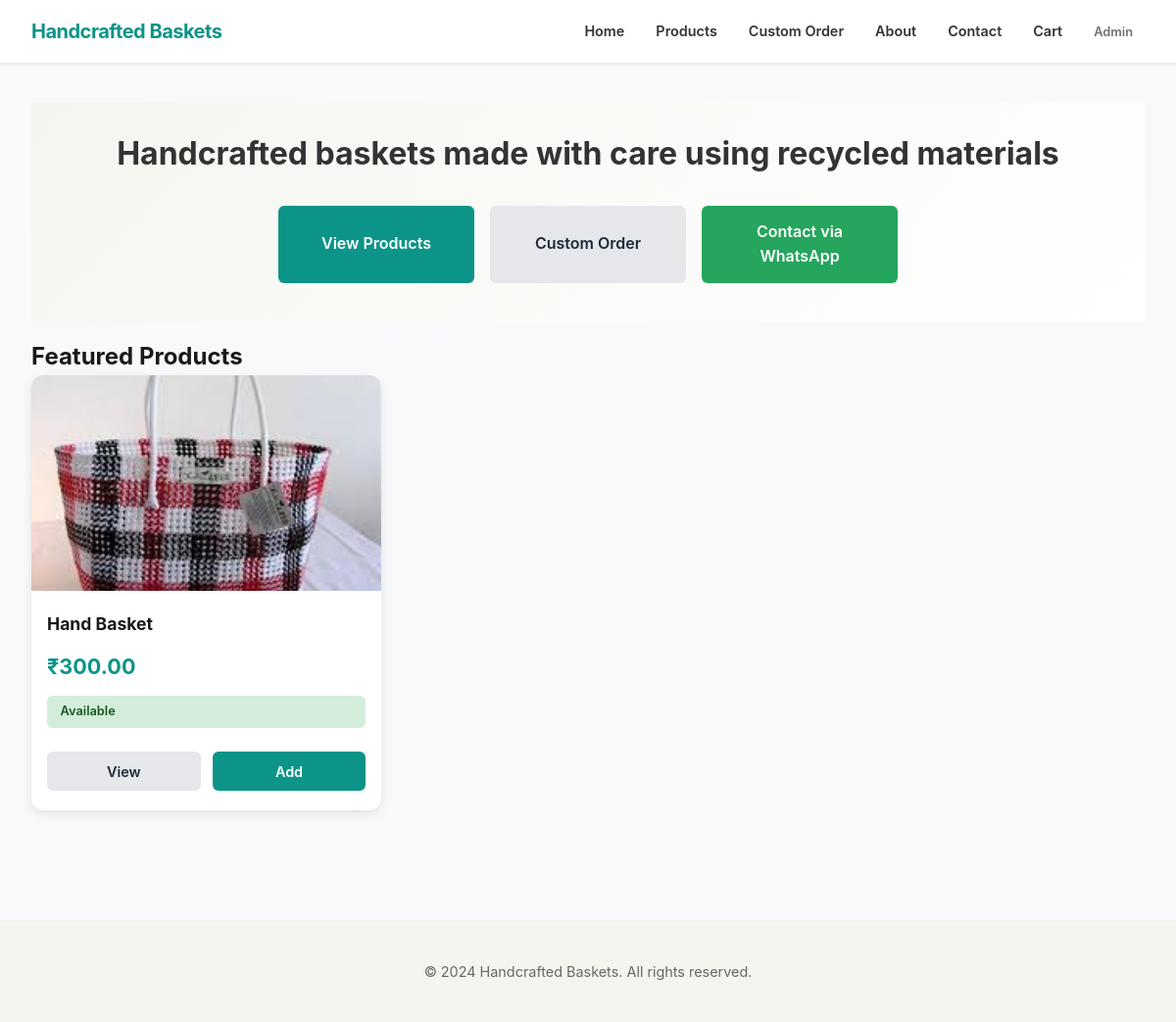
The page / on the database its author committed.
### models.py (models this page shows)
class Product(db.Model):
    id = db.Column(db.Integer, primary_key=True)
    name = db.Column(db.String(100), nullable=False)
    description = db.Column(db.Text, nullable=False)
    price = db.Column(db.Float, nullable=False)
    image = db.Column(db.String(200), nullable=True)
    availability = db.Column(db.String(20), nullable=False, default='available')  # available, out_of_stock, made_to_order
    size = db.Column(db.String(50), nullable=True)
    color = db.Column(db.String(50), nullable=True)

### app.py (the view)
@app.route('/')
def home():
    products = Product.query.filter_by(availability='available').limit(4).all()
    whatsapp_number = get_whatsapp_number()
    return render_template('home.html', products=products, whatsapp_number=whatsapp_number)

### app.py (called while the page is built)
def get_whatsapp_number():
    settings = Settings.query.first()
    if settings:
        return settings.whatsapp_number
    return os.getenv('WHATSAPP_NUMBER', WHATSAPP_NUMBER)

### templates/home.html (shortened to what this page needs)
{% extends "base.html" %}
{% block content %}
<section class="hero">
    <div class="hero-content">
        <h1>Handcrafted baskets made with care using recycled materials</h1>
        <div class="hero-buttons">
            <a href="{{ url_for('products') }}" class="btn primary">View Products</a>
            <a href="{{ url_for('custom_order') }}" class="btn secondary">Custom Order</a>
            <a href="https://wa.me/{{ whatsapp_number }}" class="btn whatsapp">Contact via WhatsApp</a>
        </div>
    </div>
</section>
<section class="featured-products">
    <h2>Featured Products</h2>
    <div class="product-grid">
        {% for product in products %}
        <div class="product-card">
            {% if product.image %}
            <img src="{{ url_for('uploaded_file', filename=product.image) }}" alt="{{ product.name }}">
            {% endif %}
            <div class="product-info">
                <h3>{{ product.name }}</h3>
                <p class="price">₹{{ "%.2f"|format(product.price) }}</p>
                <span class="availability {{ product.availability }}">{{ product.availability.replace('_', ' ').title() }}</span>
                <div class="product-actions">
                    <a href="{{ url_for('product_detail', id=product.id) }}" class="btn small secondary">View</a>
                    <a href="{{ url_for('add_to_cart', id=product.id) }}" class="btn small">Add</a>
                </div>
            </div>
        </div>
        {% endfor %}
    </div>
</section>
{% endblock %}

### static/style.css (style rules this page uses)
* { box-sizing: border-box; margin: 0; padding: 0; }
body { font-family: -apple-system, BlinkMacSystemFont, 'Segoe UI', Arial, sans-serif; line-height: 1.6; color: #1a1a1a; background-color: #f8f9fa; font-size: 16px; -webkit-font-smoothing: antialiased; }
html, body { height: 100%; }
.btn { display: inline-block; padding: 0.875rem 1.5rem; background-color: #0d9488; color: #fff; text-decoration: none; border-radius: 6px; font-size: 1rem; font-weight: 600; text-align: center; border: none; cursor: pointer; margin: 0.5rem 0; transition: background-color 0.2s, transform 0.1s; -webkit-user-select: none; user-select: none; min-height: 44px; display: flex; align-items: center; justify-content: center; tap-highlight-color: transparent; }
.btn.primary { background-color: #0d9488; }
.btn.secondary { background-color: #e5e7eb; color: #1f2937; }
.btn.whatsapp { background-color: #25a55d; color: #fff; }
.btn.small { padding: 0.5rem 1rem; font-size: 0.9rem; min-height: 40px; }
.hero { text-align: center; padding: 2rem 1rem; background: linear-gradient(135deg, #f5f5f0 0%, #fff 100%); margin-bottom: 1rem; }
.hero-content h1 { font-size: 1.5rem; line-height: 1.3; margin-bottom: 1.5rem; color: #333; font-weight: 700; }
.hero-buttons { display: flex; flex-direction: column; gap: 0.75rem; margin-top: 1.5rem; }
.hero-buttons .btn { width: 100%; }
.product-grid { display: grid; grid-template-columns: 1fr; gap: 1.5rem; margin-bottom: 2.5rem; }
.product-card { background-color: #fff; padding: 0; border-radius: 12px; box-shadow: 0 4px 12px rgba(0,0,0,0.08), 0 1px 3px rgba(0,0,0,0.04); overflow: hidden; display: flex; flex-direction: column; transition: box-shadow 0.3s, transform 0.3s; }
.product-card img { width: 100%; height: 220px; object-fit: cover; }
.product-card h3 { font-size: 1.1rem; margin: 0 0 0.75rem 0; color: #1a1a1a; font-weight: 700; }
.product-info { padding: 1.25rem 1rem; display: flex; flex-direction: column; flex-grow: 1; }
.price { font-weight: 700; font-size: 1.35rem; color: #0d9488; margin-bottom: 0.75rem; }
.availability { display: inline-block; padding: 0.4rem 0.85rem; border-radius: 6px; font-size: 0.8rem; font-weight: 600; margin-bottom: 1rem; }
.availability.available { background-color: #d4edda; color: #155724; }
.product-actions { display: flex; gap: 0.75rem; margin-top: auto; padding-top: 0.5rem; }
.product-actions .btn { flex: 1; margin: 0; }
@media (min-width: 640px) { .product-grid { grid-template-columns: repeat(2, 1fr); gap: 1.5rem; } }
@media (min-width: 640px) { .hero-buttons { flex-direction: row; justify-content: center; gap: 1rem; } }
@media (min-width: 640px) { .hero-buttons .btn { width: auto; flex: 0 1 200px; } }
@media (min-width: 640px) { .hero-content h1 { font-size: 1.75rem; } }
@media (min-width: 1024px) { .product-grid { grid-template-columns: repeat(3, 1fr); gap: 2rem; } }
@media (min-width: 1024px) { .hero-content h1 { font-size: 2rem; } }

### rows shown on the page
Product: image (picture), name "Hand Basket", price "300.00", availability.replace "Available"
